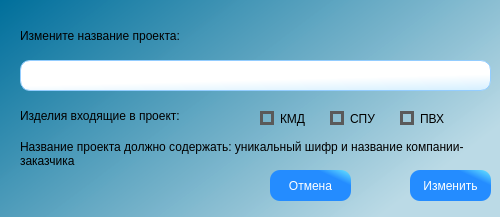
<?xml version="1.0" encoding="UTF-8"?>
<ui version="4.0">
 <class>add_prod_wind</class>
 <widget class="QDialog" name="add_prod_wind">
  <property name="geometry">
   <rect>
    <x>0</x>
    <y>0</y>
    <width>500</width>
    <height>217</height>
   </rect>
  </property>
  <property name="minimumSize">
   <size>
    <width>500</width>
    <height>217</height>
   </size>
  </property>
  <property name="maximumSize">
   <size>
    <width>500</width>
    <height>217</height>
   </size>
  </property>
  <property name="windowTitle">
   <string>Редактирование записи</string>
  </property>
  <property name="windowIcon">
   <iconset resource="../../images/images_store.qrc">
    <normaloff>:/table/tables/edit_db.png</normaloff>:/table/tables/edit_db.png</iconset>
  </property>
  <property name="styleSheet">
   <string notr="true">QDialog{
     background:qlineargradient(spread:pad, x1:0, y1:0, x2:1, y2:0.574, stop:0 rgba(0, 111, 155, 255), stop:1 rgba(187, 218, 230, 248));
}</string>
  </property>
  <widget class="QPushButton" name="cnsl_btn">
   <property name="geometry">
    <rect>
     <x>270</x>
     <y>170</y>
     <width>81</width>
     <height>31</height>
    </rect>
   </property>
   <property name="styleSheet">
    <string notr="true">QPushButton{
     background-color: qlineargradient(spread:pad, x1:0.75, y1:0.204545, x2:1, y2:0, stop:0 rgba(36, 140, 255, 255), stop:1 rgba(106, 232, 255, 255));
     border-style: outset;
     border-radius: 10px;
     font: 10pt &quot;Times New Roman&quot;;
	 color:white;
 }

QPushButton:hover{
     background-color:qlineargradient(spread:reflect, x1:0, y1:0.261, x2:0.989, y2:0, stop:0.267045 rgba(255, 0, 0, 255), stop:1 rgba(255, 255, 255, 255));
     border-style: inset;
     font: 12pt &quot;Times New Roman&quot;;
	 color:black;
 }</string>
   </property>
   <property name="text">
    <string>Отмена</string>
   </property>
   <property name="autoDefault">
    <bool>false</bool>
   </property>
  </widget>
  <widget class="QLabel" name="label_main">
   <property name="geometry">
    <rect>
     <x>20</x>
     <y>20</y>
     <width>461</width>
     <height>31</height>
    </rect>
   </property>
   <property name="styleSheet">
    <string notr="true">font: 75 16pt &quot;Times New Roman&quot;;</string>
   </property>
   <property name="text">
    <string>Измените название проекта:</string>
   </property>
   <property name="alignment">
    <set>Qt::AlignLeading|Qt::AlignLeft|Qt::AlignVCenter</set>
   </property>
  </widget>
  <widget class="QPushButton" name="change_btn">
   <property name="geometry">
    <rect>
     <x>410</x>
     <y>170</y>
     <width>81</width>
     <height>31</height>
    </rect>
   </property>
   <property name="styleSheet">
    <string notr="true">QPushButton{
     background-color: qlineargradient(spread:pad, x1:0.75, y1:0.204545, x2:1, y2:0, stop:0 rgba(36, 140, 255, 255), stop:1 rgba(106, 232, 255, 255));
     border-style: outset;
     border-radius: 10px;
     font: 10pt &quot;Times New Roman&quot;;
	 color:white;
 }

QPushButton:hover{
     background-color:qlineargradient(spread:pad, x1:0, y1:0, x2:1, y2:0, stop:0 rgba(0, 171, 0, 255), stop:1 rgba(255, 255, 255, 255));
     border-style: inset;
     font: 12pt &quot;Times New Roman&quot;;
	 color:black;
 }</string>
   </property>
   <property name="text">
    <string>Изменить</string>
   </property>
  </widget>
  <widget class="QTextEdit" name="textEdit_prog">
   <property name="geometry">
    <rect>
     <x>20</x>
     <y>60</y>
     <width>471</width>
     <height>31</height>
    </rect>
   </property>
   <property name="toolTip">
    <string>Введите название проекта</string>
   </property>
   <property name="styleSheet">
    <string notr="true">QTextEdit{
     background-color:qlineargradient(spread:pad, x1:1, y1:1, x2:0.813, y2:0.527727, stop:0 rgba(212, 239, 255, 255), stop:1 rgba(255, 255, 255, 255));
	border : 1px solid;
	border-color:rgb(148, 205, 255);
    border-radius: 10%;
	color:black;
	font: 12pt &quot;Times New Roman&quot;;
 }

QTextEdit:focus{
	border : 2px solid;
     border-color:rgb(137, 198, 255);
	 color:black;
 }</string>
   </property>
  </widget>
  <widget class="QLabel" name="label_main_2">
   <property name="geometry">
    <rect>
     <x>20</x>
     <y>140</y>
     <width>461</width>
     <height>41</height>
    </rect>
   </property>
   <property name="styleSheet">
    <string notr="true">font: 75 12pt &quot;Times New Roman&quot;;</string>
   </property>
   <property name="text">
    <string>Название проекта должно содержать: уникальный шифр и название компании-заказчика</string>
   </property>
   <property name="alignment">
    <set>Qt::AlignLeading|Qt::AlignLeft|Qt::AlignTop</set>
   </property>
   <property name="wordWrap">
    <bool>true</bool>
   </property>
  </widget>
  <widget class="QCheckBox" name="spu_checkBox">
   <property name="geometry">
    <rect>
     <x>330</x>
     <y>110</y>
     <width>71</width>
     <height>17</height>
    </rect>
   </property>
   <property name="styleSheet">
    <string notr="true">QCheckBox{
font: 14pt &quot;Times New Roman&quot;;
}
QCheckBox::indicator {
    border: 3px solid #5A5A5A;
}
QCheckBox::indicator:unchecked:pressed
{
background-color : green;
}
QCheckBox::indicator:checked {
    image: url(:/table/tables/dialog_ok_apply_icon.png);
	height: 12;
	width: 12;
	 border:1px solid #5A5A5A;
	background-color : white;
}</string>
   </property>
   <property name="text">
    <string>СПУ</string>
   </property>
  </widget>
  <widget class="QCheckBox" name="kmd_checkBox">
   <property name="geometry">
    <rect>
     <x>260</x>
     <y>110</y>
     <width>71</width>
     <height>17</height>
    </rect>
   </property>
   <property name="styleSheet">
    <string notr="true">QCheckBox{
font: 14pt &quot;Times New Roman&quot;;
}
QCheckBox::indicator {
    border: 3px solid #5A5A5A;
}
QCheckBox::indicator:unchecked:pressed
{
background-color : green;
}
QCheckBox::indicator:checked {
    image: url(:/table/tables/dialog_ok_apply_icon.png);
	height: 12;
	width: 12;
	 border:1px solid #5A5A5A;
	background-color : white;
}</string>
   </property>
   <property name="text">
    <string>КМД</string>
   </property>
  </widget>
  <widget class="QLabel" name="label_main_3">
   <property name="geometry">
    <rect>
     <x>20</x>
     <y>100</y>
     <width>241</width>
     <height>31</height>
    </rect>
   </property>
   <property name="styleSheet">
    <string notr="true">font: 75 14pt &quot;Times New Roman&quot;;</string>
   </property>
   <property name="text">
    <string>Изделия входящие в проект:</string>
   </property>
   <property name="alignment">
    <set>Qt::AlignLeading|Qt::AlignLeft|Qt::AlignVCenter</set>
   </property>
  </widget>
  <widget class="QCheckBox" name="pvh_checkBox">
   <property name="geometry">
    <rect>
     <x>400</x>
     <y>110</y>
     <width>71</width>
     <height>17</height>
    </rect>
   </property>
   <property name="styleSheet">
    <string notr="true">QCheckBox{
font: 14pt &quot;Times New Roman&quot;;
}
QCheckBox::indicator {
    border: 3px solid #5A5A5A;
}
QCheckBox::indicator:unchecked:pressed
{
background-color : green;
}
QCheckBox::indicator:checked {
    image: url(:/table/tables/dialog_ok_apply_icon.png);
	height: 12;
	width: 12;
	 border:1px solid #5A5A5A;
	background-color : white;
}</string>
   </property>
   <property name="text">
    <string>ПВХ</string>
   </property>
  </widget>
 </widget>
 <resources>
  <include location="../../images/images_store.qrc"/>
 </resources>
 <connections>
  <connection>
   <sender>cnsl_btn</sender>
   <signal>clicked()</signal>
   <receiver>add_prod_wind</receiver>
   <slot>close()</slot>
   <hints>
    <hint type="sourcelabel">
     <x>305</x>
     <y>135</y>
    </hint>
    <hint type="destinationlabel">
     <x>177</x>
     <y>84</y>
    </hint>
   </hints>
  </connection>
 </connections>
</ui>
